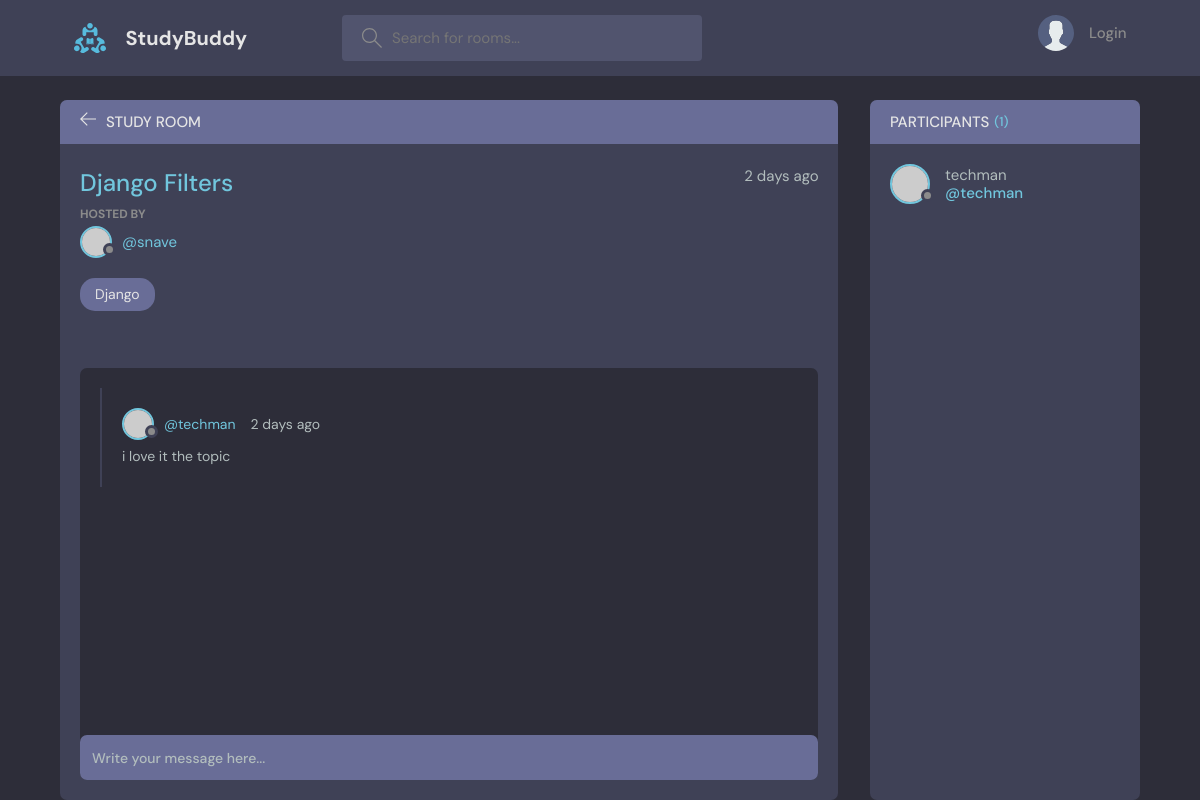
/room/12/, run on an earlier commit of the app's database.
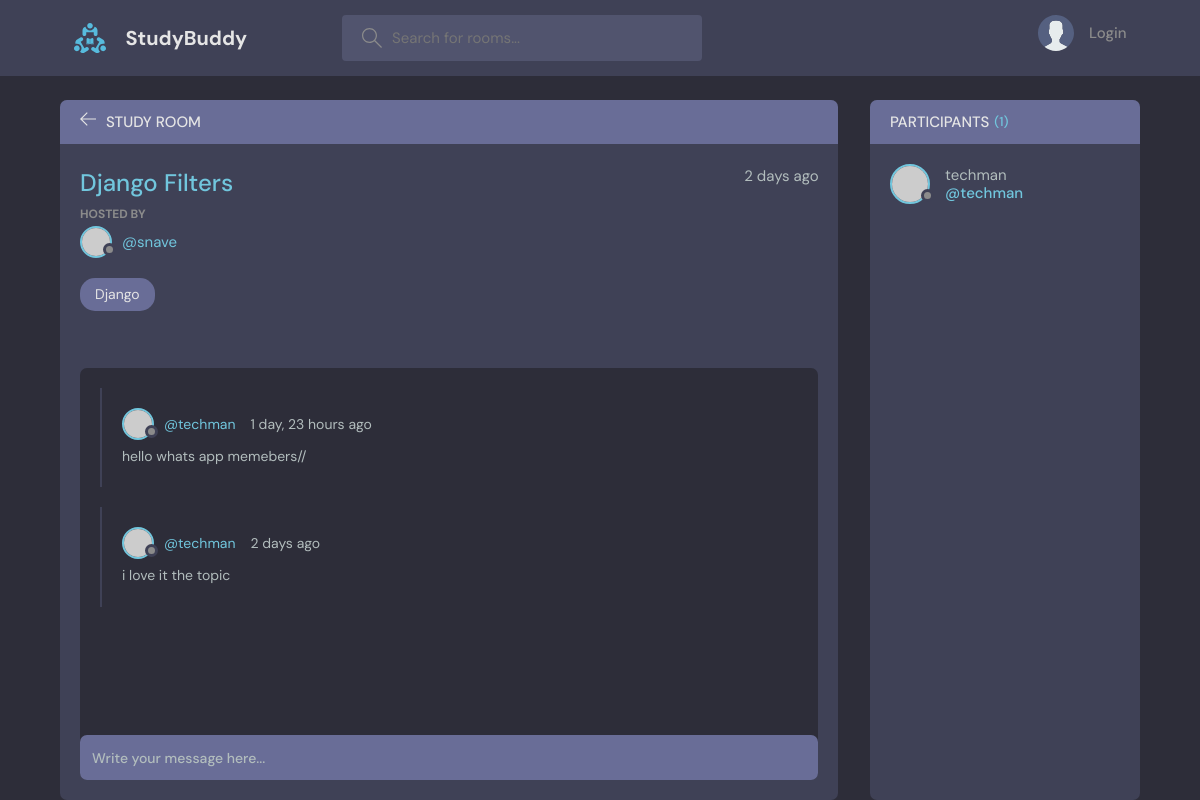
And on a later commit of the database.
### core/models.py (models this page shows, shortened)
class Message(models.Model):
    room = models.ForeignKey(Room,on_delete=models.CASCADE,null=True,blank=True)
    user = models.ForeignKey(User,on_delete=models.CASCADE,null=True,blank=True)
    content = models.TextField(max_length=1000,null=True,blank=True)
    updated = models.DateTimeField(auto_now=True)
    created = models.DateTimeField(auto_now_add=True)
    class Meta:
        ordering = ['-created' , '-updated']

### core/views.py (the view, shortened to what this page needs)
# urls.py: path('room/<int:pk>/',room,name='room'),
def room(request,pk):
    room=Room.objects.get(id=pk)
    room_message=room.message_set.all()
    participants=room.participants.all()
    context={
        'room':room,
        'room_message':room_message,
        'participants':participants,
    }
    return render(request, 'core/room.html',context)

### core/models.py (called while the page is built)
    def __str__(self):
        return self.name

### core/templates/core/room.html (shortened to what this page needs)
{% extends 'base.html' %}
{% load static %}
{% block content %}
    <main class="profile-page layout layout--2">
      <div class="container">
        <div class="room">
          <div class="room__top">
            <div class="room__topLeft">
              <a href="{% url 'core:home' %}">
                <svg version="1.1" xmlns="http://www.w3.org/2000/svg" width="32" height="32" viewBox="0 0 32 32">
                  <title>arrow-left</title>
                  <path
                    d="M13.723 2.286l-13.723 13.714 13.719 13.714 1.616-1.611-10.96-10.96h27.625v-2.286h-27.625l10.965-10.965-1.616-1.607z"
                  ></path>
                </svg>
              </a>
              <h3>Study Room</h3>
            </div>
          </div>
          <div class="room__box scroll">
            <div class="room__header scroll">
              <div class="room__info">
                <h3>{{room.name}}</h3>
                <span>{{room.created|timesince}} ago</span>
              </div>
              <div class="room__hosted">
                <p>Hosted By</p>
                <a href="{% url 'core:profile' room.host.id %}" class="room__author">
                  <div class="avatar avatar--small">
                    <img src="https://randomuser.me/api/portraits/men/37.jpg" />
                  </div>
                  <span>@{{room.host.username}}</span>
                </a>
              </div>
              <span class="room__topics">{{room.topic}}</span>
            </div>
            <div class="room__conversation">
              <div class="threads scroll">
                {% for message in room_message %}
                <div class="thread">
                  <div class="thread__top">
                    <div class="thread__author">
                      <a href="{% url 'core:profile' message.user.id %}" class="thread__authorInfo">
                        <div class="avatar avatar--small">
                          <img src="https://randomuser.me/api/portraits/men/37.jpg" />
                        </div>
                        <span>@{{message.user.username}}</span>
                      </a>
                      <span class="thread__date">{{message.created|timesince}} ago</span>
                    </div>
                  </div>
                  <div class="thread__details">
                   {{message.content}}
                  </div>
                </div>
                {% endfor %}
              </div>
            </div>
          </div>
          <div class="room__message">
            <form action=""  method="POST">
              <input name="body" placeholder="Write your message here..." /></form>
          </div>
        </div>
        <div class="participants">
          <h3 class="participants__top">Participants <span>({{participants.count}})</span></h3>
          <div class="participants__list scroll">
            {% for user in participants %}
            <a href="{% url 'core:profile' user.id %}" class="participant">
              <div class="avatar avatar--medium">
                <img src="https://randomuser.me/api/portraits/men/37.jpg" />
              </div>
              <p>
                {{user.username}}
                <span>@{{user.username}}</span>
              </p>
            </a>
            {% endfor  %}
          </div>
        </div>
      </div>
    </main>
  {% endblock %}

What changed in the data, as far as the page shows it:
added Message: user.username "techman", created "1 day, 23 hours", content "hello whats app memebers//"
